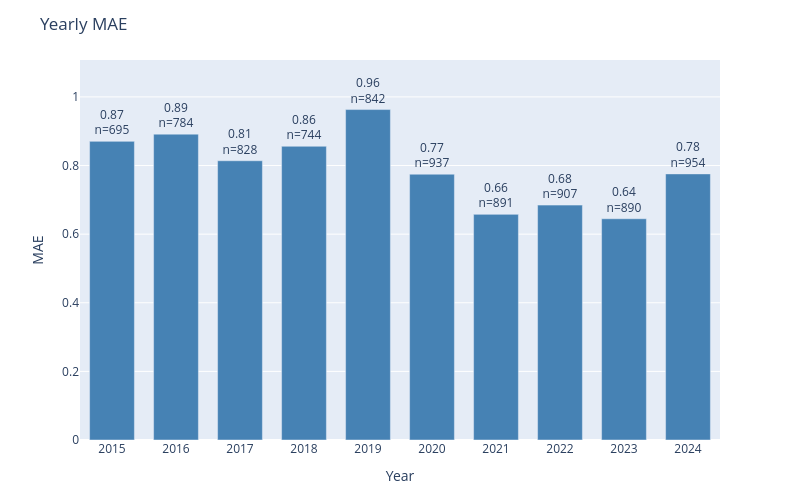

Source (notebook cell):
### Code cell
plot_error_by_group(
    df=results_test,
    y_true_col='actual',
    y_pred_col='prediction',
    date_col='dt_temp',
    group_by='year',
    metric='mae',
    title='Yearly MAE'
)

### Figure 1 — Plotly figure (JSON) as saved in the notebook; plotly's stock layout.template omitted (floating-point values rounded to 4 significant figures)
{"data": [{"marker": {"color": "steelblue"}, "text": ["0.87<br>n=695", "0.89<br>n=784", "0.81<br>n=828", "0.86<br>n=744", "0.96<br>n=842", "0.77<br>n=937", "0.66<br>n=891", "0.68<br>n=907", "0.64<br>n=890", "0.78<br>n=954"], "textposition": "outside", "type": "bar", "x": ["2015", "2016", "2017", "2018", "2019", "2020", "2021", "2022", "2023", "2024"], "y": [0.8705, 0.8916, 0.814, 0.8562, 0.9632, 0.7748, 0.6577, 0.6847, 0.6449, 0.7757]}], "layout": {"bargap": 0.3, "height": 500, "margin": {"b": 60, "t": 60}, "title": {"text": "Yearly MAE"}, "uniformtext": {"minsize": 8, "mode": "hide"}, "width": 800, "xaxis": {"title": {"text": "Year"}}, "yaxis": {"range": [0, 1.108], "title": {"text": "MAE"}}}}
